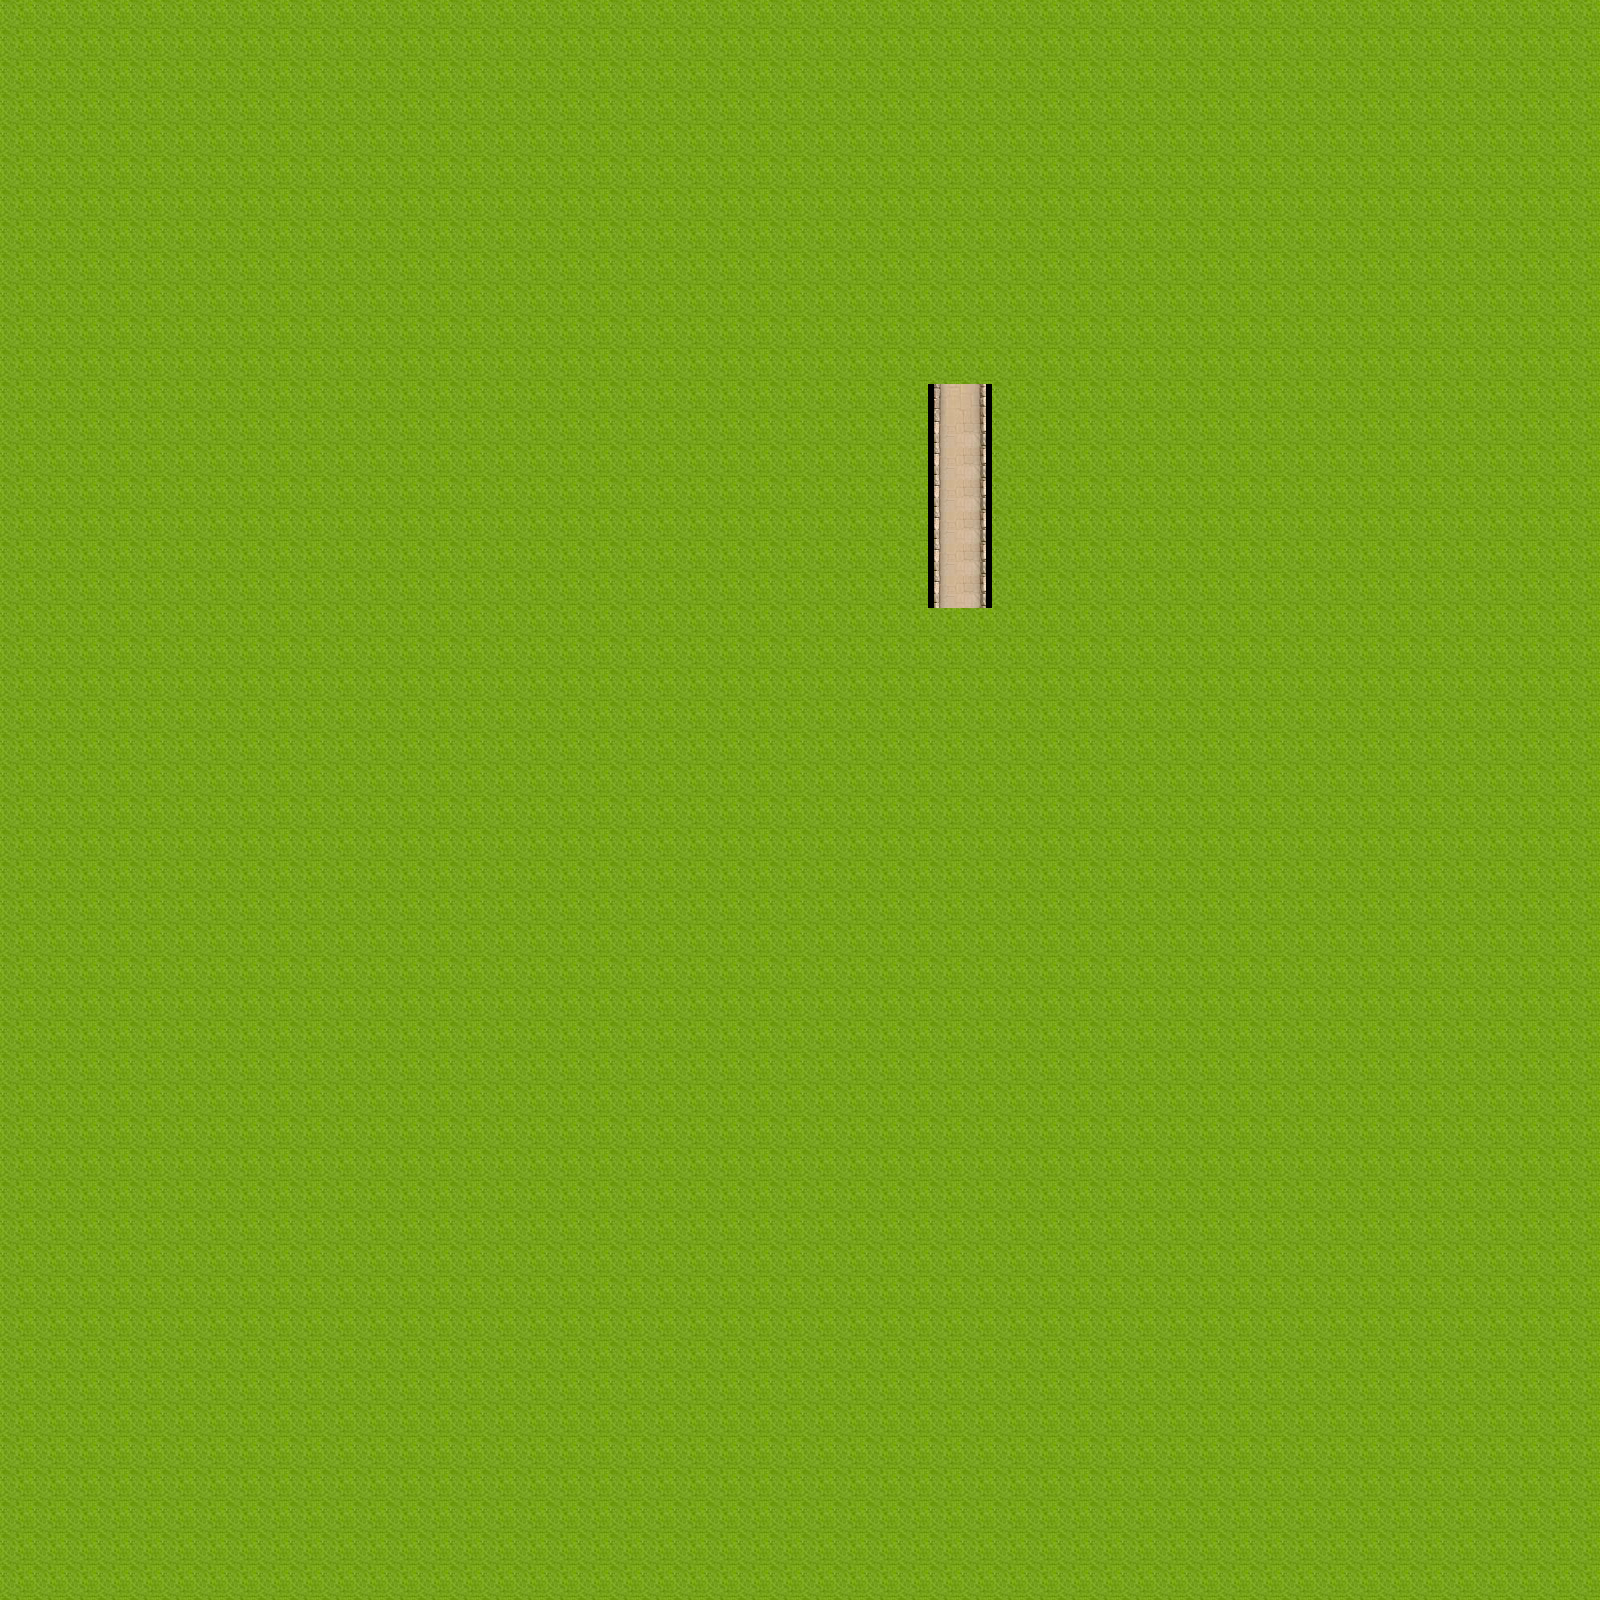

Tiled map render using the project's own tile images. Description and the whole map definition, tile-layer contents included, below:
An orthogonal 50x50 tile map with 32x32 px tiles, 1 tile layer (块层 1), 2 tilesets.

<map version="1.0" orientation="orthogonal" renderorder="right-down" width="50" height="50" tilewidth="32" tileheight="32" nextobjectid="1">
 <tileset firstgid="1" name="bg1" tilewidth="32" tileheight="32" tilecount="4" columns="2">
  <image source="bg1.jpg" width="64" height="64" />
 </tileset>
 <tileset firstgid="5" name="V_path" tilewidth="32" tileheight="32" tilecount="4" columns="2">
  <image source="V_path.png" width="64" height="64" />
 </tileset>
 <layer name="块层 1" width="50" height="50">
  <data encoding="csv">
1,1,1,1,1,1,1,1,1,1,1,1,1,1,1,1,1,1,1,1,1,1,1,1,1,1,1,1,1,1,1,1,1,1,1,1,1,1,1,1,1,1,1,1,1,1,1,1,1,1,
1,1,1,1,1,1,1,1,1,1,1,1,1,1,1,1,1,1,1,1,1,1,1,1,1,1,1,1,1,1,1,1,1,1,1,1,1,1,1,1,1,1,1,1,1,1,1,1,1,1,
1,1,1,1,1,1,1,1,1,1,1,1,1,1,1,1,1,1,1,1,1,1,1,1,1,1,1,1,1,1,1,1,1,1,1,1,1,1,1,1,1,1,1,1,1,1,1,1,1,1,
1,1,1,1,1,1,1,1,1,1,1,1,1,1,1,1,1,1,1,1,1,1,1,1,1,1,1,1,1,1,1,1,1,1,1,1,1,1,1,1,1,1,1,1,1,1,1,1,1,1,
1,1,1,1,1,1,1,1,1,1,1,1,1,1,1,1,1,1,1,1,1,1,1,1,1,1,1,1,1,1,1,1,1,1,1,1,1,1,1,1,1,1,1,1,1,1,1,1,1,1,
1,1,1,1,1,1,1,1,1,1,1,1,1,1,1,1,1,1,1,1,1,1,1,1,1,1,1,1,1,1,1,1,1,1,1,1,1,1,1,1,1,1,1,1,1,1,1,1,1,1,
1,1,1,1,1,1,1,1,1,1,1,1,1,1,1,1,1,1,1,1,1,1,1,1,1,1,1,1,1,1,1,1,1,1,1,1,1,1,1,1,1,1,1,1,1,1,1,1,1,1,
1,1,1,1,1,1,1,1,1,1,1,1,1,1,1,1,1,1,1,1,1,1,1,1,1,1,1,1,1,1,1,1,1,1,1,1,1,1,1,1,1,1,1,1,1,1,1,1,1,1,
1,1,1,1,1,1,1,1,1,1,1,1,1,1,1,1,1,1,1,1,1,1,1,1,1,1,1,1,1,1,1,1,1,1,1,1,1,1,1,1,1,1,1,1,1,1,1,1,1,1,
1,1,1,1,1,1,1,1,1,1,1,1,1,1,1,1,1,1,1,1,1,1,1,1,1,1,1,1,1,1,1,1,1,1,1,1,1,1,1,1,1,1,1,1,1,1,1,1,1,1,
1,1,1,1,1,1,1,1,1,1,1,1,1,1,1,1,1,1,1,1,1,1,1,1,1,1,1,1,1,1,1,1,1,1,1,1,1,1,1,1,1,1,1,1,1,1,1,1,1,1,
1,1,1,1,1,1,1,1,1,1,1,1,1,1,1,1,1,1,1,1,1,1,1,1,1,1,1,1,1,1,1,1,1,1,1,1,1,1,1,1,1,1,1,1,1,1,1,1,1,1,
1,1,1,1,1,1,1,1,1,1,1,1,1,1,1,1,1,1,1,1,1,1,1,1,1,1,1,1,1,5,6,1,1,1,1,1,1,1,1,1,1,1,1,1,1,1,1,1,1,1,
1,1,1,1,1,1,1,1,1,1,1,1,1,1,1,1,1,1,1,1,1,1,1,1,1,1,1,1,1,7,8,1,1,1,1,1,1,1,1,1,1,1,1,1,1,1,1,1,1,1,
1,1,1,1,1,1,1,1,1,1,1,1,1,1,1,1,1,1,1,1,1,1,1,1,1,1,1,1,1,7,8,1,1,1,1,1,1,1,1,1,1,1,1,1,1,1,1,1,1,1,
1,1,1,1,1,1,1,1,1,1,1,1,1,1,1,1,1,1,1,1,1,1,1,1,1,1,1,1,1,7,8,1,1,1,1,1,1,1,1,1,1,1,1,1,1,1,1,1,1,1,
1,1,1,1,1,1,1,1,1,1,1,1,1,1,1,1,1,1,1,1,1,1,1,1,1,1,1,1,1,7,8,1,1,1,1,1,1,1,1,1,1,1,1,1,1,1,1,1,1,1,
1,1,1,1,1,1,1,1,1,1,1,1,1,1,1,1,1,1,1,1,1,1,1,1,1,1,1,1,1,7,8,1,1,1,1,1,1,1,1,1,1,1,1,1,1,1,1,1,1,1,
1,1,1,1,1,1,1,1,1,1,1,1,1,1,1,1,1,1,1,1,1,1,1,1,1,1,1,1,1,7,8,1,1,1,1,1,1,1,1,1,1,1,1,1,1,1,1,1,1,1,
1,1,1,1,1,1,1,1,1,1,1,1,1,1,1,1,1,1,1,1,1,1,1,1,1,1,1,1,1,1,1,1,1,1,1,1,1,1,1,1,1,1,1,1,1,1,1,1,1,1,
1,1,1,1,1,1,1,1,1,1,1,1,1,1,1,1,1,1,1,1,1,1,1,1,1,1,1,1,1,1,1,1,1,1,1,1,1,1,1,1,1,1,1,1,1,1,1,1,1,1,
1,1,1,1,1,1,1,1,1,1,1,1,1,1,1,1,1,1,1,1,1,1,1,1,1,1,1,1,1,1,1,1,1,1,1,1,1,1,1,1,1,1,1,1,1,1,1,1,1,1,
1,1,1,1,1,1,1,1,1,1,1,1,1,1,1,1,1,1,1,1,1,1,1,1,1,1,1,1,1,1,1,1,1,1,1,1,1,1,1,1,1,1,1,1,1,1,1,1,1,1,
1,1,1,1,1,1,1,1,1,1,1,1,1,1,1,1,1,1,1,1,1,1,1,1,1,1,1,1,1,1,1,1,1,1,1,1,1,1,1,1,1,1,1,1,1,1,1,1,1,1,
1,1,1,1,1,1,1,1,1,1,1,1,1,1,1,1,1,1,1,1,1,1,1,1,1,1,1,1,1,1,1,1,1,1,1,1,1,1,1,1,1,1,1,1,1,1,1,1,1,1,
1,1,1,1,1,1,1,1,1,1,1,1,1,1,1,1,1,1,1,1,1,1,1,1,1,1,1,1,1,1,1,1,1,1,1,1,1,1,1,1,1,1,1,1,1,1,1,1,1,1,
1,1,1,1,1,1,1,1,1,1,1,1,1,1,1,1,1,1,1,1,1,1,1,1,1,1,1,1,1,1,1,1,1,1,1,1,1,1,1,1,1,1,1,1,1,1,1,1,1,1,
1,1,1,1,1,1,1,1,1,1,1,1,1,1,1,1,1,1,1,1,1,1,1,1,1,1,1,1,1,1,1,1,1,1,1,1,1,1,1,1,1,1,1,1,1,1,1,1,1,1,
1,1,1,1,1,1,1,1,1,1,1,1,1,1,1,1,1,1,1,1,1,1,1,1,1,1,1,1,1,1,1,1,1,1,1,1,1,1,1,1,1,1,1,1,1,1,1,1,1,1,
1,1,1,1,1,1,1,1,1,1,1,1,1,1,1,1,1,1,1,1,1,1,1,1,1,1,1,1,1,1,1,1,1,1,1,1,1,1,1,1,1,1,1,1,1,1,1,1,1,1,
1,1,1,1,1,1,1,1,1,1,1,1,1,1,1,1,1,1,1,1,1,1,1,1,1,1,1,1,1,1,1,1,1,1,1,1,1,1,1,1,1,1,1,1,1,1,1,1,1,1,
1,1,1,1,1,1,1,1,1,1,1,1,1,1,1,1,1,1,1,1,1,1,1,1,1,1,1,1,1,1,1,1,1,1,1,1,1,1,1,1,1,1,1,1,1,1,1,1,1,1,
1,1,1,1,1,1,1,1,1,1,1,1,1,1,1,1,1,1,1,1,1,1,1,1,1,1,1,1,1,1,1,1,1,1,1,1,1,1,1,1,1,1,1,1,1,1,1,1,1,1,
1,1,1,1,1,1,1,1,1,1,1,1,1,1,1,1,1,1,1,1,1,1,1,1,1,1,1,1,1,1,1,1,1,1,1,1,1,1,1,1,1,1,1,1,1,1,1,1,1,1,
1,1,1,1,1,1,1,1,1,1,1,1,1,1,1,1,1,1,1,1,1,1,1,1,1,1,1,1,1,1,1,1,1,1,1,1,1,1,1,1,1,1,1,1,1,1,1,1,1,1,
1,1,1,1,1,1,1,1,1,1,1,1,1,1,1,1,1,1,1,1,1,1,1,1,1,1,1,1,1,1,1,1,1,1,1,1,1,1,1,1,1,1,1,1,1,1,1,1,1,1,
1,1,1,1,1,1,1,1,1,1,1,1,1,1,1,1,1,1,1,1,1,1,1,1,1,1,1,1,1,1,1,1,1,1,1,1,1,1,1,1,1,1,1,1,1,1,1,1,1,1,
1,1,1,1,1,1,1,1,1,1,1,1,1,1,1,1,1,1,1,1,1,1,1,1,1,1,1,1,1,1,1,1,1,1,1,1,1,1,1,1,1,1,1,1,1,1,1,1,1,1,
1,1,1,1,1,1,1,1,1,1,1,1,1,1,1,1,1,1,1,1,1,1,1,1,1,1,1,1,1,1,1,1,1,1,1,1,1,1,1,1,1,1,1,1,1,1,1,1,1,1,
1,1,1,1,1,1,1,1,1,1,1,1,1,1,1,1,1,1,1,1,1,1,1,1,1,1,1,1,1,1,1,1,1,1,1,1,1,1,1,1,1,1,1,1,1,1,1,1,1,1,
1,1,1,1,1,1,1,1,1,1,1,1,1,1,1,1,1,1,1,1,1,1,1,1,1,1,1,1,1,1,1,1,1,1,1,1,1,1,1,1,1,1,1,1,1,1,1,1,1,1,
1,1,1,1,1,1,1,1,1,1,1,1,1,1,1,1,1,1,1,1,1,1,1,1,1,1,1,1,1,1,1,1,1,1,1,1,1,1,1,1,1,1,1,1,1,1,1,1,1,1,
1,1,1,1,1,1,1,1,1,1,1,1,1,1,1,1,1,1,1,1,1,1,1,1,1,1,1,1,1,1,1,1,1,1,1,1,1,1,1,1,1,1,1,1,1,1,1,1,1,1,
1,1,1,1,1,1,1,1,1,1,1,1,1,1,1,1,1,1,1,1,1,1,1,1,1,1,1,1,1,1,1,1,1,1,1,1,1,1,1,1,1,1,1,1,1,1,1,1,1,1,
1,1,1,1,1,1,1,1,1,1,1,1,1,1,1,1,1,1,1,1,1,1,1,1,1,1,1,1,1,1,1,1,1,1,1,1,1,1,1,1,1,1,1,1,1,1,1,1,1,1,
1,1,1,1,1,1,1,1,1,1,1,1,1,1,1,1,1,1,1,1,1,1,1,1,1,1,1,1,1,1,1,1,1,1,1,1,1,1,1,1,1,1,1,1,1,1,1,1,1,1,
1,1,1,1,1,1,1,1,1,1,1,1,1,1,1,1,1,1,1,1,1,1,1,1,1,1,1,1,1,1,1,1,1,1,1,1,1,1,1,1,1,1,1,1,1,1,1,1,1,1,
1,1,1,1,1,1,1,1,1,1,1,1,1,1,1,1,1,1,1,1,1,1,1,1,1,1,1,1,1,1,1,1,1,1,1,1,1,1,1,1,1,1,1,1,1,1,1,1,1,1,
1,1,1,1,1,1,1,1,1,1,1,1,1,1,1,1,1,1,1,1,1,1,1,1,1,1,1,1,1,1,1,1,1,1,1,1,1,1,1,1,1,1,1,1,1,1,1,1,1,1,
1,1,1,1,1,1,1,1,1,1,1,1,1,1,1,1,1,1,1,1,1,1,1,1,1,1,1,1,1,1,1,1,1,1,1,1,1,1,1,1,1,1,1,1,1,1,1,1,1,1
</data>
 </layer>
</map>
